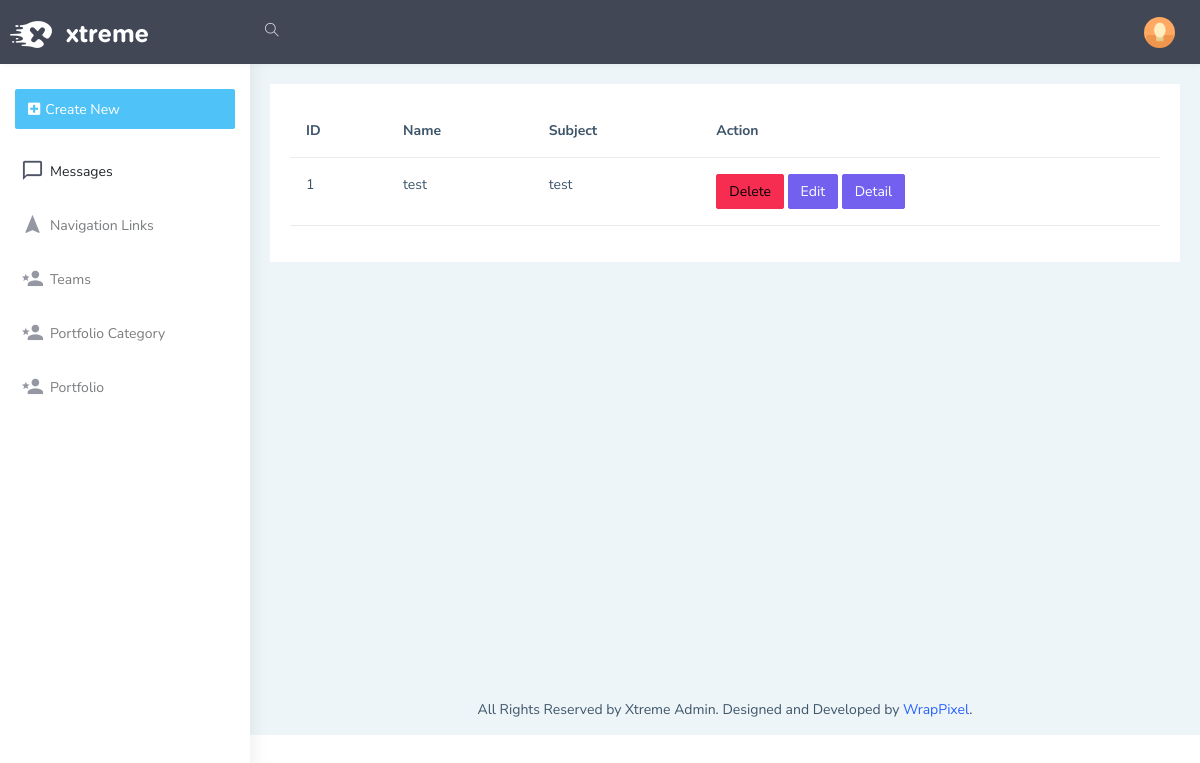
The page /admin/messages on the database as committed earlier.
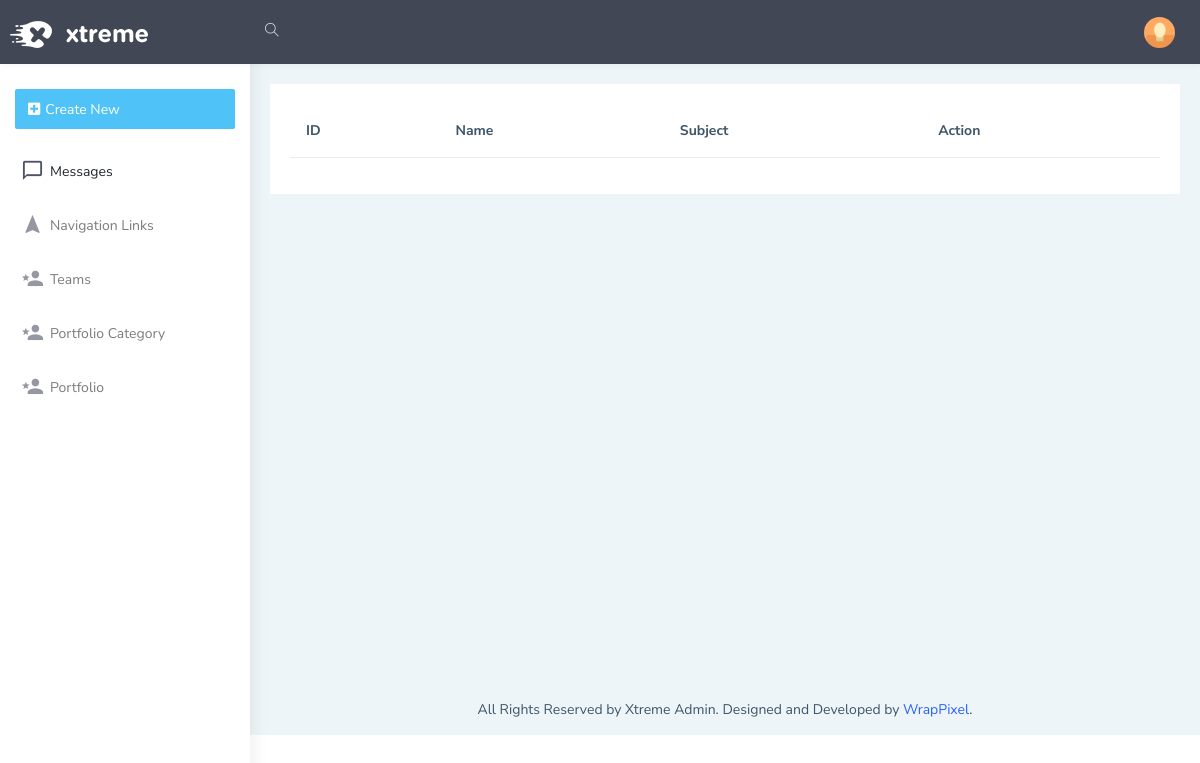
The same page on the database as committed later.
### models.py (models this page shows)
class Messages(db.Model):
    Id=db.Column(db.Integer, primary_key=True, autoincrement=True)
    Name=db.Column(db.String(50), nullable=False)
    Email=db.Column(db.String(50), nullable=False)
    Subject=db.Column(db.String(50), nullable=False)
    Message=db.Column(db.String(255), nullable=False)

### admin/routes.py (the view)
@admin_bp.route('/messages')
def messages():
    messages=Messages.query.all()
    return render_template('admin/messages.html', messages=messages)

### admin/templates/admin/messages.html
{% extends 'admin/layout.html' %}
{% block body %}
<table class="table">
    <thead>
      <tr>
        <th scope="col">ID</th>
        <th scope="col">Name</th>
        <th scope="col">Subject</th>
        <th scope="col">Action</th>
      </tr>
    </thead>
    <tbody>
        {% for message in messages %}
      <tr>
        <td>{{message.Id}}</td>
        <td>{{message.Name}}</td>
        <td>{{message.Subject}}</td>
        <td>
            <a href="/admin/message/delete/{{message.Id}}" class="btn btn-danger">Delete</a>
            <a href="/admin/message/edit/{{message.Id}}" class="btn btn-primary">Edit</a>
            <a href="/admin/message/detail/{{message.Id}}" class="btn btn-primary">Detail</a>
        </td>
      </tr>
      {% endfor %}
    </tbody>
  </table>
{% endblock %}}

Rows that differ between the two databases and show on the page:
removed Messages: Id "1", Name "test", Subject "test"
